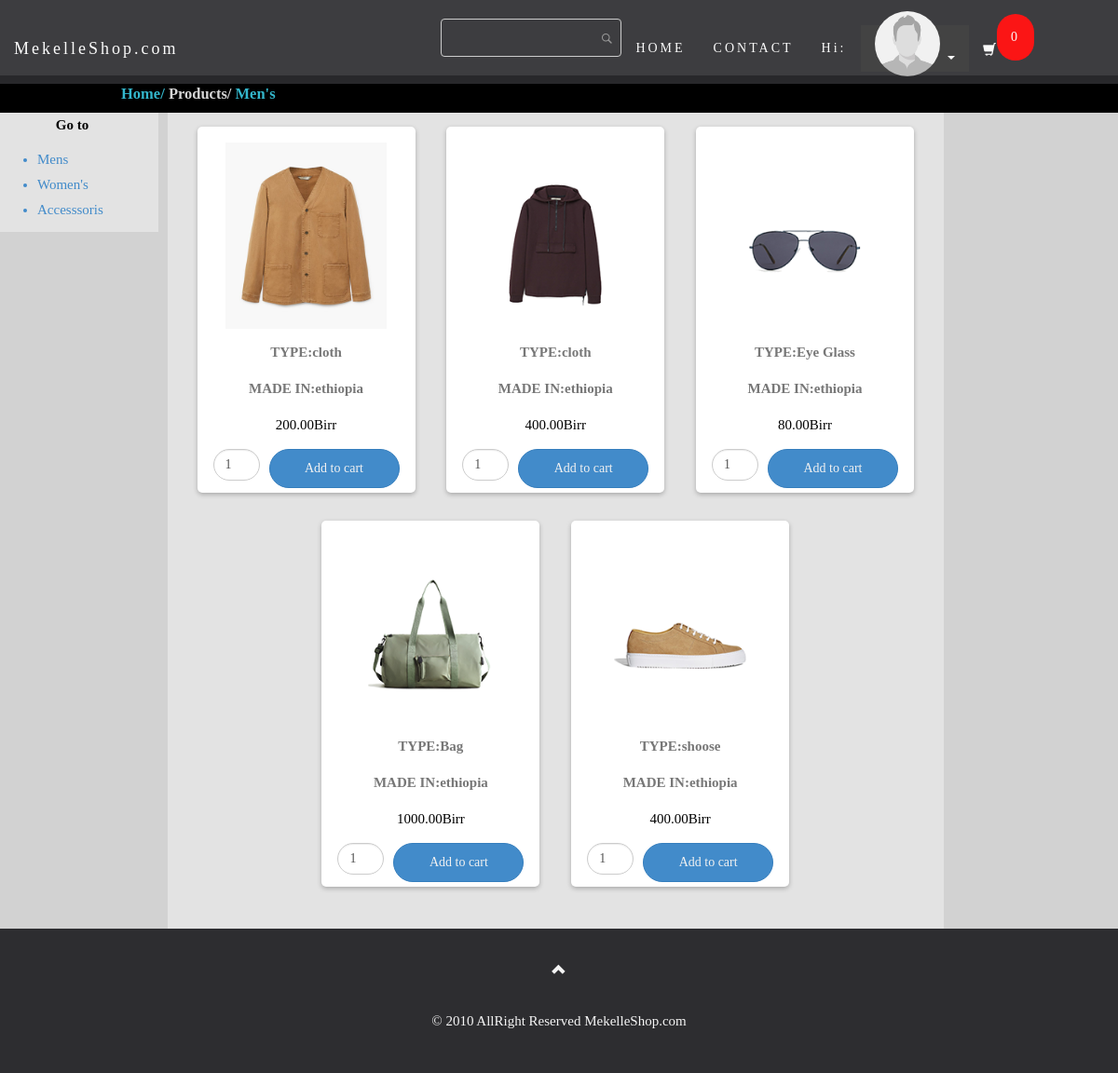
Page /men/women.php (signed in) on the committed database.
### tables this page shows
CREATE TABLE `member` (
  `mem_id` int(11) NOT NULL,
  `firstname` varchar(50) NOT NULL,
  `lastname` varchar(50) NOT NULL,
  `mobilenumber` varchar(30) NOT NULL,
  `email` varchar(25) NOT NULL,
  `password` varchar(12) NOT NULL,
  `profile` varchar(255) NOT NULL,
  `product` varchar(255) NOT NULL
);

CREATE TABLE `productmen` (
  `id` int(11) NOT NULL,
  `name` varchar(255) NOT NULL,
  `code` varchar(255) NOT NULL,
  `image` varchar(255) NOT NULL,
  `price` double(10,2) NOT NULL,
  `madein` varchar(255) NOT NULL
);

### db/session.php (called while the page is built, shortened)
<?php
$id_session=$_SESSION['id'];
?>

### men/db/dbcontroller.php (called while the page is built, shortened)
<?php
class DBController {
	private $host = "localhost";
	private $user = "root";
	private $password = "";
	private $database = "mkshope";
	private $connection = "";
	function __construct() {
		$conn = $this->connectDB();
		$this->connection = $conn;
	}
	function connectDB() {
		$conn = mysqli_connect($this->host,$this->user,$this->password,$this->database);
		return $conn;
	}
	function runQuery($query) {
		$result = mysqli_query($this->connection,$query);
		while($row=mysqli_fetch_assoc($result)) {
			$resultset[] = $row;
		}
		if(!empty($resultset))
			return $resultset;
	}
}
?>

### men/women.php (the view, shortened to what this page needs)
<?php require ('../db/session.php'); ?>
<?php
require_once("db/dbcontroller.php");
$db_handle = new DBController();
?>
<!DOCTYPE html>
<html>
<head>
  <link rel="stylesheet" href="style.css">
  <link rel="stylesheet" href="../bootstrap/css/bootstrap.min.css">
 </head>
 <body>
 <?php
$session_items = 0;
?>
 <nav class="navbar navbar-default navbar-fixed-top">
  <div class="container-fluid">
    <div class="navbar-header">
      <a class="navbar-brand" id="font" href="../index2.php" >MekelleShop.com</a>
    </div>
    <div class="collapse navbar-collapse" id="myNavbar">
      <ul class="nav navbar-nav navbar-right" style="margin-right:80px;">
        <li>
        <form name="frmSearch" action="" method="post">
         <li style='text-align:right;margin:20px 0px;'><input type='text' name='search[keyword]' value="" id='keyword' maxlength='25'></li>
       </form>
     </li>
        <li class="font"><a href="../index2.php">HOME</a></li>
        <li class="font"><a href="#contact">CONTACT</a></li>
        <?php require ('../db/config.php'); ?>
  <?php
              $result= mysqli_query($conn,"select * from member where mem_id = $id_session ") or die (mysqli_error());
              while ($row= mysqli_fetch_array ($result) ){
              ?>
      <li><a href="" style="color: #ffffff;">Hi:<?php echo $row ['username']; ?></a></li>
      <li class="dropdown">
          <a class="dropdown-toggle" data-toggle="dropdown" href="#" style="background-color:#333;height: 50px;"><img src="profile/<?php echo $row ['profile'];?>" style="width:70px;height: 70px;margin-top: 0px;border-radius: 360px;margin-top: -30px;">
          <span class="caret" style="color: #ffffff;"></span></a>
        </li>
        <li class="font"><a href=""class="glyphicon glyphicon-shopping-cart"></a></li>
        <li class="font"><a href="shopping_cart.php" style="background:red;border-radius:360px;margin-top:15px;margin-right:10px;"><?php echo $session_items; ?></a></li>
      </ul>
    </div>
  </div>
</nav>
<br><br><br>
  <div class="txt-heading" style="text-align:left;color:#d5d5d5;"><a href="../index2.php" style="text-decoration:none;color:#33B6CB;margin-left:120px;">Home/</a> Products/ <a href="mens.php" style="color:#33B6CB;text-decoration: none;">Men's</a></div>
 <div class="container-fluid" style="width:90%;">
  <div class="row">
    <div class="col-sm-2" style="background-color:#e3e3e3;color:#428bca;">
              <p style="color:#000;font-weight:bolder;text-align: center;">Go to</p>
              <ul>
                <li class=""><a href="mens.php">Mens</a></li>
                <li><a href="../women/women.php">Women's</a></li>
                <li><a href="../Accesssoris/Accesssoris.php">Accesssoris</a></li>
              </ul>
            <?php }?>
    </div>
    <div class="col-sm-9" style="background-color:#e3e3e3;margin-left: 10px;">
      <div id="product-grid">
  <?php
  $product_array = $db_handle->runQuery("SELECT * FROM productmen ORDER BY id ASC");
  if (!empty($product_array)) {
    foreach($product_array as $key=>$value){
  ?>
    <div class="product-item" style="background:#fff;">
      <form method="post" action="mens.php?action=add&code=<?php echo $product_array[$key]["code"]; ?>">
      <div class="product-image"><img style="max-height: 250px;max-width: 250px;" src="mensproduct/<?php echo $product_array[$key]["image"]; ?>"></div>
      <div><strong>TYPE:<?php echo $product_array[$key]["name"]; ?></strong></div>
      <div><strong>MADE IN:<?php echo $product_array[$key]["madein"]; ?></strong></div>
      <div class="product-price"><?php echo $product_array[$key]["price"]. "Birr"; ?></div>
      <div><input class="form-control" style="float:left;max-width:25%;border-radius:360px;" type="text" name="quantity" value="1" size="2" /><input type="submit" value="Add to cart" class="btn btn-primary" style="float:right;width:70%;border-radius:360px;" /></div>
      </form>
    </div>
  <?php
      }
  }
  ?>
    </div>
  </div>
</div>
</div>
  <footer class="text-center">
  <a class="up-arrow" href="#myPage" data-toggle="tooltip" title="TO TOP">
    <span class="glyphicon glyphicon-chevron-up"></span>
  </a><br><br>
  <p>© 2010 AllRight Reserved MekelleShop.com</p>
</footer>
 </body>
 </html>

### men/style.css (style rules this page uses)
body { font-family:comic sans Ms,serif; font: 400 15px/1.8 comic sans Ms,serif; color: #777; font-weight:600px; background-color:#d2d2d2; }
.navbar { font-family:comic sans Ms,serif; height: 90px; margin-bottom: 0; border: 0; font-size: 14px !important; letter-spacing: 3px; opacity: 0.9; }
#font { color: #ffffff !important; }
.font a { color: #ffffff !important; }
.navbar li a, .navbar .navbar-brand { margin-top: 27px; }
.txt-heading { padding: 5px 10px;font-size:1.1em;font-weight:bold;color:#999; }
#product-grid { margin-bottom:30px; max-width:100%;text-align:center; }
.txt-heading { background-color: #000; color:#FFF; }
.product-item { box-shadow: 0px 2px 5px rgba(0, 0, 0, 0.25); border-radius: 5px; margin: 15px; padding: 5px; display: inline-block; position:relative; }
.product-item div { text-align:center; margin:12px; }
.product-price { color:#000; }
.product-image { height:200px;width:200px;background-color:#FFF; }
.product-image img { object-fit: contain !important; height: 100% !important; width: 100% !important; }

### men/women.php (style rules this page uses)
body { font-family:comic sans Ms,serif; font: 400 15px/1.8 comic sans Ms,serif; color: #777; font-weight:600px; background-color:#d2d2d2; }
.btn { padding: 10px 20px; color: #f1f1f1; border-radius: 0; transition: .2s; }
.navbar { font-family:comic sans Ms,serif; height: 90px; margin-bottom: 0; background-color: #2d2d30; border: 0; font-size: 14px !important; letter-spacing: 3px; opacity: 0.9; }
#font { color: #ffffff !important; }
.font a { color: #ffffff !important; }
.navbar li a, .navbar .navbar-brand { margin-top: 27px; }
footer { background-color: #2d2d30; color: #f5f5f5; padding: 32px; }
footer a { color: #f5f5f5; }
.form-control { border-radius: 0; }
#keyword { border: #CCC 1px solid; border-radius: 4px; padding: 7px;background:url("demo-search-icon.png") no-repeat center right 7px; }

### rows in the picture
member: profile (placeholder picture)
productmen: image (picture), name "cloth", madein "ethiopia", price "200.00"
productmen: image (picture), name "cloth", madein "ethiopia", price "400.00"
productmen: image (picture), name "Eye Glass", madein "ethiopia", price "80.00"
productmen: image (picture), name "Bag", madein "ethiopia", price "1000.00"
productmen: image (picture), name "shoose", madein "ethiopia", price "400.00"
